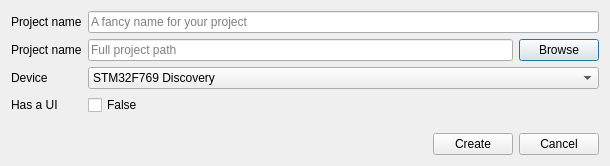
<?xml version="1.0" encoding="UTF-8"?>
<ui version="4.0">
 <class>NewProjectWizard</class>
 <widget class="QDialog" name="NewProjectWizard">
  <property name="geometry">
   <rect>
    <x>0</x>
    <y>0</y>
    <width>610</width>
    <height>166</height>
   </rect>
  </property>
  <property name="windowTitle">
   <string>Dialog</string>
  </property>
  <layout class="QVBoxLayout" name="verticalLayout">
   <item>
    <layout class="QFormLayout" name="formLayout">
     <item row="0" column="0">
      <widget class="QLabel" name="label">
       <property name="text">
        <string>Project name</string>
       </property>
      </widget>
     </item>
     <item row="0" column="1">
      <widget class="QLineEdit" name="projectName">
       <property name="placeholderText">
        <string>A fancy name for your project</string>
       </property>
      </widget>
     </item>
     <item row="1" column="0">
      <widget class="QLabel" name="label_3">
       <property name="text">
        <string>Project name</string>
       </property>
      </widget>
     </item>
     <item row="1" column="1">
      <layout class="QHBoxLayout" name="horizontalLayout_2">
       <item>
        <widget class="QLineEdit" name="projectLocation">
         <property name="text">
          <string/>
         </property>
         <property name="placeholderText">
          <string>Full project path</string>
         </property>
        </widget>
       </item>
       <item>
        <widget class="QPushButton" name="browseBtn">
         <property name="text">
          <string>Browse</string>
         </property>
        </widget>
       </item>
      </layout>
     </item>
     <item row="2" column="0">
      <widget class="QLabel" name="label_2">
       <property name="text">
        <string>Device</string>
       </property>
      </widget>
     </item>
     <item row="2" column="1">
      <widget class="QComboBox" name="device">
       <item>
        <property name="text">
         <string>STM32F769 Discovery</string>
        </property>
       </item>
       <item>
        <property name="text">
         <string>STM32L4R5 Nucleo 144</string>
        </property>
       </item>
      </widget>
     </item>
     <item row="3" column="1">
      <widget class="QCheckBox" name="hasUI">
       <property name="text">
        <string>False</string>
       </property>
      </widget>
     </item>
     <item row="3" column="0">
      <widget class="QLabel" name="label_4">
       <property name="text">
        <string>Has a UI</string>
       </property>
      </widget>
     </item>
    </layout>
   </item>
   <item>
    <layout class="QHBoxLayout" name="horizontalLayout">
     <item>
      <spacer name="horizontalSpacer">
       <property name="orientation">
        <enum>Qt::Horizontal</enum>
       </property>
       <property name="sizeHint" stdset="0">
        <size>
         <width>40</width>
         <height>20</height>
        </size>
       </property>
      </spacer>
     </item>
     <item>
      <widget class="QPushButton" name="createProjectBtn">
       <property name="text">
        <string>Create</string>
       </property>
      </widget>
     </item>
     <item>
      <widget class="QPushButton" name="cancelBtn">
       <property name="text">
        <string>Cancel</string>
       </property>
      </widget>
     </item>
    </layout>
   </item>
  </layout>
 </widget>
 <resources/>
 <connections/>
</ui>
